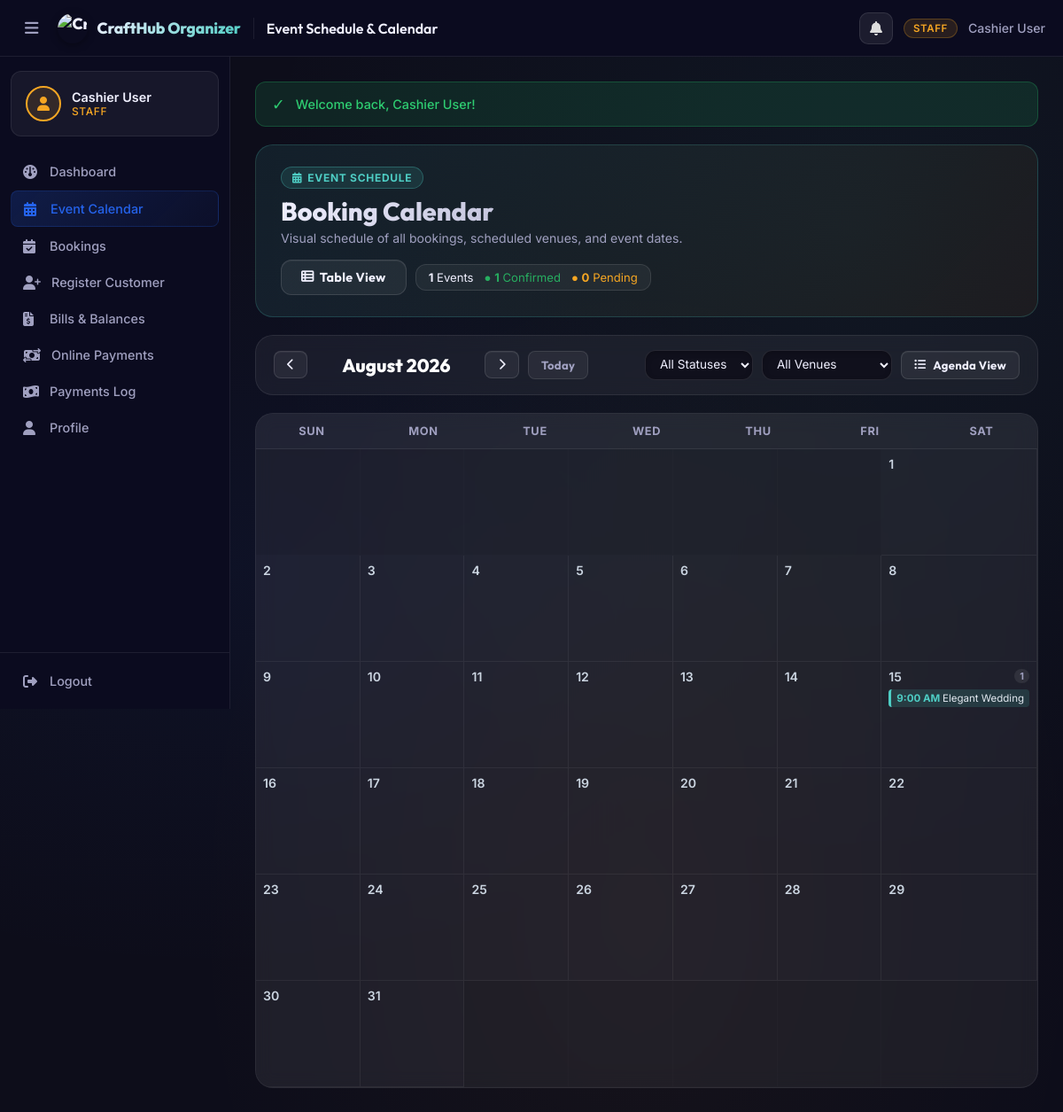
Screenshot of /staff/calendar.php?year=2026&month=8&status=all&venue=0 (signed in) with the database file from the repository.
### tables this page shows
CREATE TABLE IF NOT EXISTS bookings (
    booking_id INT AUTO_INCREMENT PRIMARY KEY,
    booking_reference VARCHAR(20) UNIQUE,
    customer_id INT NOT NULL,
    package_id INT NOT NULL,
    venue_id INT NULL,
    event_date DATE NOT NULL,
    payment_due_date DATE NULL,
    event_time TIME DEFAULT '09:00:00',
    event_type ENUM('Wedding','Birthday','Debut','Christening') NOT NULL DEFAULT 'Wedding',
    payment_plan ENUM('full','downpayment') NOT NULL DEFAULT 'full',
    guest_count SMALLINT UNSIGNED DEFAULT 1,                
    original_amount DECIMAL(10,2) NULL,
    discount_percent DECIMAL(5,2) NOT NULL DEFAULT 0.00,
    discount_amount DECIMAL(10,2) NOT NULL DEFAULT 0.00,
    downpayment_percent DECIMAL(5,2) NOT NULL DEFAULT 50.00,
    required_downpayment DECIMAL(10,2) NOT NULL DEFAULT 0.00,
    downpayment_amount DECIMAL(12,2) NOT NULL DEFAULT 0.00,
    total_amount DECIMAL(10,2) NOT NULL DEFAULT 0.00,
    amount_paid DECIMAL(10,2) NOT NULL DEFAULT 0.00,
    status ENUM('Pending','Confirmed','Paid','Completed','Cancelled') DEFAULT 'Pending',
    approved_at TIMESTAMP NULL DEFAULT NULL,
    approved_by INT NULL,
    notes TEXT,
    cancellation_reason TEXT NULL,
    created_at TIMESTAMP DEFAULT CURRENT_TIMESTAMP,
    FOREIGN KEY (customer_id) REFERENCES users(user_id) ON DELETE CASCADE,
    FOREIGN KEY (package_id) REFERENCES packages(package_id) ON DELETE CASCADE,
    FOREIGN KEY (venue_id) REFERENCES venues(venue_id) ON DELETE SET NULL,
    FOREIGN KEY (approved_by) REFERENCES users(user_id) ON DELETE SET NULL
);

CREATE TABLE IF NOT EXISTS packages (
    package_id INT AUTO_INCREMENT PRIMARY KEY,
    package_name VARCHAR(80) NOT NULL,
    event_type ENUM('Wedding','Birthday','Debut','Christening') NOT NULL,
    base_price DECIMAL(10,2) NOT NULL,
    full_payment_discount_percent DECIMAL(5,2) NOT NULL DEFAULT 10.00,
    downpayment_discount_percent DECIMAL(5,2) NOT NULL DEFAULT 5.00,
    downpayment_percent DECIMAL(5,2) NOT NULL DEFAULT 50.00,
    max_slots TINYINT UNSIGNED NOT NULL DEFAULT 5,          
    description TEXT,
    image_url VARCHAR(500) NULL,
    status ENUM('active','inactive') DEFAULT 'active'
);

### staff/calendar.php (the view, shortened to what this page needs)
<?php
require_once __DIR__ . '/../includes/header.php';
$db = getDB();
$year  = isset($_GET['year'])  ? (int)$_GET['year']  : (int)date('Y');
$month = isset($_GET['month']) ? (int)$_GET['month'] : (int)date('m');
$statusFilter = sanitize($_GET['status'] ?? 'all');
$venueFilter  = (int)($_GET['venue'] ?? 0);
$prevMonth = $month - 1;
$prevYear  = $year;
$nextMonth = $month + 1;
$nextYear  = $year;
$monthName     = date('F', mktime(0, 0, 0, $month, 1, $year));
$daysInMonth   = (int)cal_days_in_month(CAL_GREGORIAN, $month, $year);
$firstDayDow   = (int)date('w', strtotime("{$year}-{$month}-01"));
$monthStart = sprintf('%04d-%02d-01', $year, $month);
$monthEnd   = sprintf('%04d-%02d-%02d', $year, $month, $daysInMonth);
$query = "
    SELECT b.booking_id, b.booking_reference, b.booking_reference AS reference_no, b.event_date, b.event_time, b.status, b.total_amount,
           b.guest_count, b.notes AS special_requests,
           u.name AS customer_name, u.email AS customer_email, u.contact_no AS customer_phone,
           p.package_name, p.base_price AS package_price,
           v.venue_name, v.location AS venue_location,
           COALESCE((SELECT SUM(amount_paid) FROM payments WHERE booking_id = b.booking_id), 0) AS amount_paid
    FROM bookings b
    JOIN users u ON b.customer_id = u.user_id
    LEFT JOIN packages p ON b.package_id = p.package_id
    LEFT JOIN venues v ON b.venue_id = v.venue_id
    WHERE b.event_date BETWEEN ? AND ?
";
$params = [$monthStart, $monthEnd];
$query .= " ORDER BY b.event_date ASC, b.event_time ASC";
$stmt = $db->prepare($query);
$stmt->execute($params);
$bookings = $stmt->fetchAll();
$eventsByDay = [];
foreach ($bookings as $b) {
    $dayNum = (int)date('j', strtotime($b['event_date']));
    $eventsByDay[$dayNum][] = $b;
}
$totalEventsInMonth     = count($bookings);
$confirmedEventsInMonth = count(array_filter($bookings, fn($b) => in_array($b['status'], ['Confirmed', 'Paid'])));
$pendingEventsInMonth   = count(array_filter($bookings, fn($b) => $b['status'] === 'Pending'));
require_once __DIR__ . '/../includes/navbar.php';
?>
<div class="calendar-page-wrapper">
    <div class="page-header" style="background:linear-gradient(135deg,rgba(78,205,196,0.1),rgba(245,166,35,0.06));border:1px solid rgba(78,205,196,0.2);border-radius:20px;padding:24px 28px;margin-bottom:20px;display:flex;justify-content:space-between;align-items:center;flex-wrap:wrap;gap:16px;">
        <div>
            <div style="display:inline-flex;align-items:center;gap:6px;background:rgba(78,205,196,0.12);border:1px solid rgba(78,205,196,0.3);color:#4ecdc4;padding:4px 12px;border-radius:20px;font-size:0.75rem;font-weight:700;text-transform:uppercase;letter-spacing:0.06em;margin-bottom:8px;">
                <i class="fa-solid fa-calendar-days"></i> Event Schedule
            </div>
            <h1 style="font-family:'Outfit',sans-serif;font-size:1.8rem;font-weight:800;margin:0 0 4px 0;">Booking Calendar</h1>
            <p style="color:var(--text-secondary);font-size:0.88rem;margin:0;">Visual schedule of all bookings, scheduled venues, and event dates.</p>
        </div>
        <div style="display:flex;align-items:center;gap:10px;flex-wrap:wrap;">
            <a href="<?= APP_URL ?>/staff/bookings.php" class="btn btn-secondary" style="height:40px;display:inline-flex;align-items:center;gap:6px;">
                <i class="fa-solid fa-table-list"></i> Table View
            </a>
            <div style="background:rgba(255,255,255,0.05);border:1px solid rgba(255,255,255,0.1);padding:6px 14px;border-radius:12px;font-size:0.82rem;display:flex;gap:12px;">
                <span><strong><?= $totalEventsInMonth ?></strong> Events</span>
                <span style="color:#27ae60;">● <strong><?= $confirmedEventsInMonth ?></strong> Confirmed</span>
                <span style="color:#f5a623;">● <strong><?= $pendingEventsInMonth ?></strong> Pending</span>
            </div>
        </div>
    </div>
    <div class="card" style="padding:16px 20px;margin-bottom:20px;">
        <div style="display:flex;justify-content:space-between;align-items:center;flex-wrap:wrap;gap:14px;">
            <div style="display:flex;align-items:center;gap:10px;">
                <a href="?year=<?= $prevYear ?>&month=<?= $prevMonth ?>&status=<?= urlencode($statusFilter) ?>&venue=<?= $venueFilter ?>" class="btn btn-secondary btn-sm" style="padding:8px 14px;">
                    <i class="fa-solid fa-chevron-left"></i>
                </a>
                <div style="font-family:'Outfit',sans-serif;font-weight:800;font-size:1.3rem;color:#fff;min-width:180px;text-align:center;">
                    <?= $monthName ?> <?= $year ?>
                </div>
                <a href="?year=<?= $nextYear ?>&month=<?= $nextMonth ?>&status=<?= urlencode($statusFilter) ?>&venue=<?= $venueFilter ?>" class="btn btn-secondary btn-sm" style="padding:8px 14px;">
                    <i class="fa-solid fa-chevron-right"></i>
                </a>
                <a href="?year=<?= date('Y') ?>&month=<?= date('m') ?>&status=<?= urlencode($statusFilter) ?>&venue=<?= $venueFilter ?>" class="btn btn-sm" style="background:rgba(255,255,255,0.06);color:var(--text-secondary);border:1px solid rgba(255,255,255,0.1);">
                    Today
                </a>
            </div>
            <form method="GET" style="display:flex;align-items:center;gap:10px;flex-wrap:wrap;margin:0;">
                <select name="status" onchange="this.form.submit()" class="form-control" style="width:auto;padding:7px 12px;font-size:0.85rem;background:#10101c;">
                    <option value="all" <?= $statusFilter === 'all' ? 'selected' : '' ?>>All Statuses</option>
                </select>
                <select name="venue" onchange="this.form.submit()" class="form-control" style="width:auto;padding:7px 12px;font-size:0.85rem;background:#10101c;">
                    <option value="0">All Venues</option>
                </select>
                <button type="button" id="toggleViewBtn" onclick="toggleCalendarView()" class="btn btn-secondary btn-sm" style="padding:7px 14px;">
                    <i class="fa-solid fa-list-ul"></i> <span id="viewBtnLabel">Agenda View</span>
                </button>
            </form>
        </div>
    </div>
    <div id="calendarMonthView" class="card" style="padding:0;overflow:hidden;border:1px solid rgba(255,255,255,0.08);margin-bottom:30px;">
        <div style="display:grid;grid-template-columns:repeat(7,1fr);background:rgba(255,255,255,0.03);border-bottom:1px solid rgba(255,255,255,0.08);text-align:center;">
            <?php foreach (['Sun', 'Mon', 'Tue', 'Wed', 'Thu', 'Fri', 'Sat'] as $dow): ?>
                <div style="padding:12px 6px;font-weight:700;font-size:0.8rem;text-transform:uppercase;letter-spacing:0.05em;color:var(--text-secondary);">
                    <?= $dow ?>
                </div>
            <?php endforeach; ?>
        </div>
        <div style="display:grid;grid-template-columns:repeat(7,1fr);background:rgba(255,255,255,0.02);">
            <?php
            for ($i = 0; $i < $firstDayDow; $i++):
            ?>
                <div style="min-height:115px;background:rgba(0,0,0,0.2);border-right:1px solid rgba(255,255,255,0.04);border-bottom:1px solid rgba(255,255,255,0.04);padding:8px;opacity:0.3;"></div>
            <?php endfor; ?>
            <?php
            $todayYmd = date('Y-m-d');
            for ($day = 1; $day <= $daysInMonth; $day++):
                $currentYmd = sprintf('%04d-%02d-%02d', $year, $month, $day);
                $isToday    = ($currentYmd === $todayYmd);
                $dayEvents  = $eventsByDay[$day] ?? [];
                $eventCount = count($dayEvents);
            ?>
                <div class="calendar-day-cell <?= $isToday ? 'is-today' : '' ?>"
                     style="min-height:120px;border-right:1px solid rgba(255,255,255,0.06);border-bottom:1px solid rgba(255,255,255,0.06);padding:8px;position:relative;background:<?= $isToday ? 'rgba(78,205,196,0.04)' : 'transparent' ?>;transition:background 0.2s;">
                    <div style="display:flex;justify-content:space-between;align-items:center;margin-bottom:6px;">
                        <span style="font-weight:<?= $isToday ? '800' : '600' ?>;font-size:0.88rem;color:<?= $isToday ? '#4ecdc4' : '#cbd5e1' ?>;<?= $isToday ? 'background:rgba(78,205,196,0.18);padding:2px 7px;border-radius:8px;' : '' ?>">
                            <?= $day ?>
                        </span>
                        <?php if ($eventCount > 0): ?>
                            <span style="font-size:0.68rem;font-weight:700;background:rgba(255,255,255,0.08);color:var(--text-secondary);padding:1px 6px;border-radius:10px;">
                                <?= $eventCount ?>
                            </span>
                        <?php endif; ?>
                    </div>
                    <div style="display:flex;flex-direction:column;gap:4px;">
                        <?php
                        foreach ($dayEvents as $evt):
                            $status = $evt['status'];
                            $pillBg = '#1e293b';
                            $pillBorder = 'rgba(255,255,255,0.1)';
                            $pillColor = '#fff';
                            if (in_array($status, ['Confirmed', 'Paid'])) {
                                $pillBg = 'rgba(78,205,196,0.15)';
                                $pillBorder = '#4ecdc4';
                                $pillColor = '#4ecdc4';
                            } elseif ($status === 'Pending') {
                                $pillBg = 'rgba(245,166,35,0.15)';
                                $pillBorder = '#f5a623';
                                $pillColor = '#f5a623';
                            } elseif ($status === 'Completed') {
                                $pillBg = 'rgba(59,130,246,0.15)';
                                $pillBorder = '#3b82f6';
                                $pillColor = '#60a5fa';
                            } elseif ($status === 'Cancelled') {
                                $pillBg = 'rgba(233,69,96,0.15)';
                                $pillBorder = '#e94560';
                                $pillColor = '#e94560';
                            }
                            $timeStr = !empty($evt['event_time']) ? date('g:i A', strtotime($evt['event_time'])) : '';
                            $evtJson = htmlspecialchars(json_encode($evt), ENT_QUOTES, 'UTF-8');
                        ?>
                            <div class="calendar-event-pill"
                                 onclick='openEventModal(<?= $evtJson ?>)'
                                 style="background:<?= $pillBg ?>;border-left:3px solid <?= $pillBorder ?>;border-radius:4px;padding:3px 6px;font-size:0.72rem;cursor:pointer;white-space:nowrap;overflow:hidden;text-overflow:ellipsis;transition:all 0.15s ease;"
                                 title="<?= htmlspecialchars($evt['package_name']) ?> - <?= htmlspecialchars($evt['customer_name']) ?>">
                                <strong style="color:<?= $pillColor ?>;"><?= $timeStr ? $timeStr . ' ' : '' ?></strong>
                                <span style="color:#e2e8f0;"><?= htmlspecialchars($evt['package_name']) ?></span>
                            </div>
                        <?php endforeach; ?>
                    </div>
                </div>
            <?php endfor; ?>
            <?php
            $totalCells = $firstDayDow + $daysInMonth;
            $remCells   = (7 - ($totalCells % 7)) % 7;
            for ($j = 0; $j < $remCells; $j++):
            ?>
                <div style="min-height:115px;background:rgba(0,0,0,0.2);border-right:1px solid rgba(255,255,255,0.04);border-bottom:1px solid rgba(255,255,255,0.04);padding:8px;opacity:0.3;"></div>
            <?php endfor; ?>
        </div>
    </div>
</div>
<?php require_once __DIR__ . '/../includes/footer.php'; ?>

### rows the page displays
bookings: status "1", status "0", event_time "9:00 AM", package.package_name "Elegant Wedding"

### other values shown
$_SESSION['user_name'] "Cashier User"
$roleLabel "STAFF"
$link['label'] "Dashboard"
$link['label'] "Event Calendar"
$link['label'] "Bookings"
$link['label'] "Register Customer"
$link['label'] "Bills & Balances"
$link['label'] "Online Payments"
$link['label'] "Payments Log"
$link['label'] "Profile"
APP_NAME "CraftHub Organizer"
explode(' | ', $pageTitle)[0] "Event Schedule & Calendar"
$icon "✓"
$message "Welcome back, Cashier User!"
$totalEventsInMonth "1"
